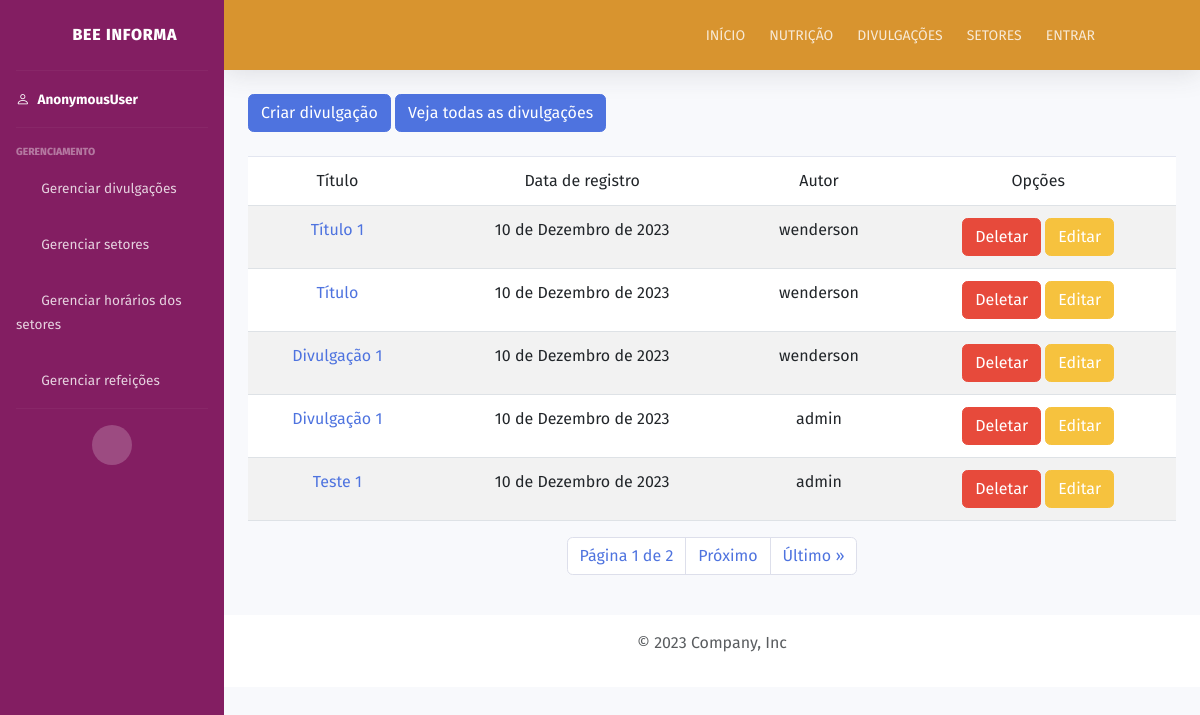
The page /tela-admin/ on the database as committed earlier.
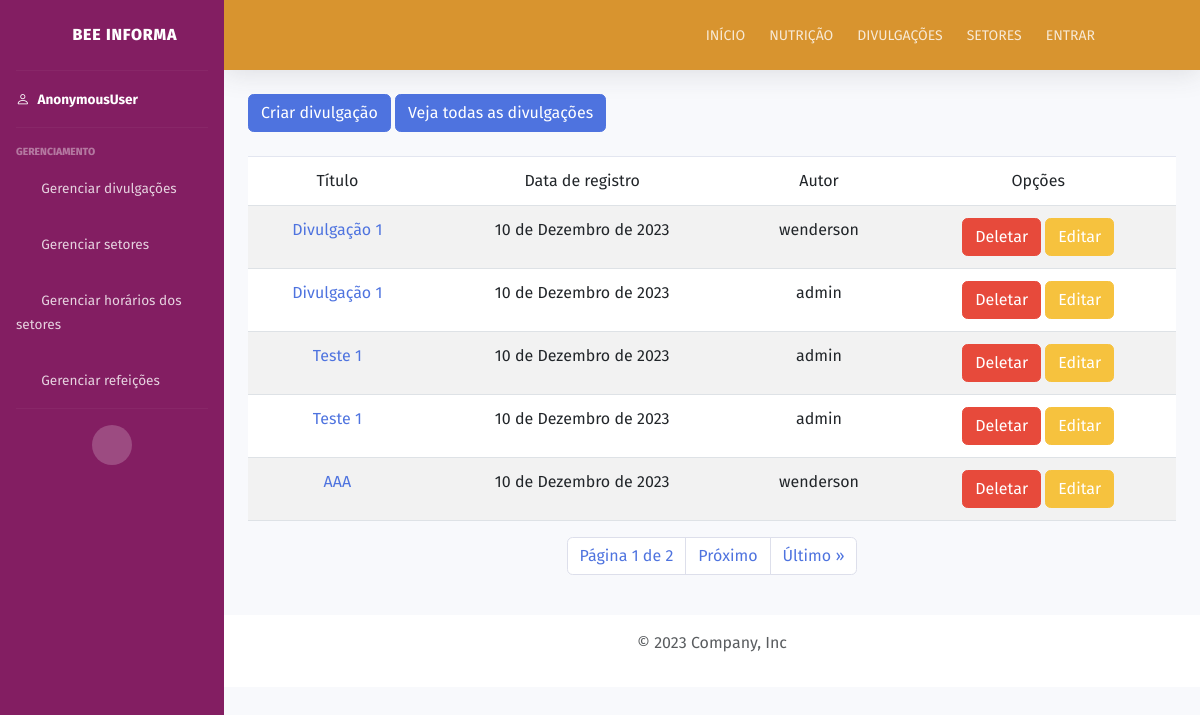
The same page on the database as committed later.
### servicos/models.py (models this page shows, shortened)
class Divulgacao(models.Model):
    titulo = models.CharField(verbose_name="Título", max_length=50)
    conteudo = RichTextField(verbose_name="Conteúdo", config_name='awesome_ckeditor')
    autor = models.ForeignKey(settings.AUTH_USER_MODEL, verbose_name="Usuário", on_delete=models.SET_NULL, null=True)
    data_registro = models.DateField(verbose_name='Data de Registro', auto_now=True)
    tipo = models.ForeignKey(TipoDivulgacao, related_name="divulgacao_do_tipo", on_delete=models.PROTECT)
    class Meta:
        verbose_name = "Divulgação"
        verbose_name_plural = "Divulgações"

### usuarios/models.py (models this page shows)
class Usuario(AbstractUser):
    pass
    def __str__(self):
        return self.username

### paginas/views.py (the view)
# urls.py: path('tela-admin/',views.tela_admin_view, name='tela-admin'),
def tela_admin_view(request):
    divulgacoes = Divulgacao.objects.all().order_by('data_registro')
    paginacao = Paginator(divulgacoes, 5)
    page_number = request.GET.get("page")
    page_obj = paginacao.get_page(page_number)
    context = {'page_obj': page_obj}
    return render(request, 'tela_admin.html', context=context)

### paginas/templates/tela_admin.html (shortened to what the changed rows need)
{% load static %}
<!DOCTYPE html>
<html lang="pt-br">
    <head>
        <link href="https://cdn.jsdelivr.net/npm/bootstrap@5.3.0-alpha3/dist/css/bootstrap.min.css" rel="stylesheet"
>
        <link rel="stylesheet" href="https://cdn.jsdelivr.net/npm/bootstrap-icons@1.11.1/font/bootstrap-icons.css">
        <link href="{% static 'vendor/fontawesome-free/css/all.min.css' %}" rel="stylesheet" type="text/css">
        <link rel="stylesheet" href="{% static 'css/sb-admin-2.css' %}">
        <link rel="stylesheet" href="{% static 'css/style.css' %}">
        <link rel="stylesheet" href="{% static 'css/sidebar.css' %}">
    </head>
    <body>
        <div id="wrapper">
            <div id="content-wrapper" class="d-flex flex-column">
                <div id="content">
                    <div class="mt-4">
                        {% block 'conteudo' %}
                            <div class="container">
                                <table class="table table-striped mt-4">
                                    <thead>
                                        <tr>
                                            <td>Título</td>
                                            <td>Data de registro</td>
                                            <td>Autor</td>
                                            <td>Opções</td>
                                        </tr>
                                    </thead>
                                    <tbody>
                                        {% for divulg in page_obj %}
                                            <tr>
                                                <td> <a href="{% url 'divulgacao-detail' divulg.id %}">{{ divulg.titulo }}</a> </td>
                                                <td> {{ divulg.data_registro }} </td>
                                                <td> {{ divulg.autor }} </td>
                                                <td>
                                                    <a class="btn btn-danger" href="{% url 'divulgacao-delete' divulg.id %}">Deletar</a>
                                                    <a class="btn btn-warning" href="{% url 'divulgacao-update' divulg.id %}">Editar</a>
                                                </td>
                                            </tr>
                                        {% endfor %}
                                    </tbody>
                                </table>
                            </div>
                        {% endblock 'conteudo' %}
                    </div>
                </div>
            </div>
        </div>
    </body>
</html>

Rows that differ between the two databases and show on the page:
removed Divulgacao: titulo "Título 1", data_registro "10 de Dezembro de 2023", autor "wenderson"
removed Divulgacao: titulo "Título", data_registro "10 de Dezembro de 2023", autor "wenderson"
now on this page (row unchanged): Divulgacao: titulo "Teste 1", data_registro "10 de Dezembro de 2023", autor "admin"
now on this page (row unchanged): Divulgacao: titulo "AAA", data_registro "10 de Dezembro de 2023", autor "wenderson"
